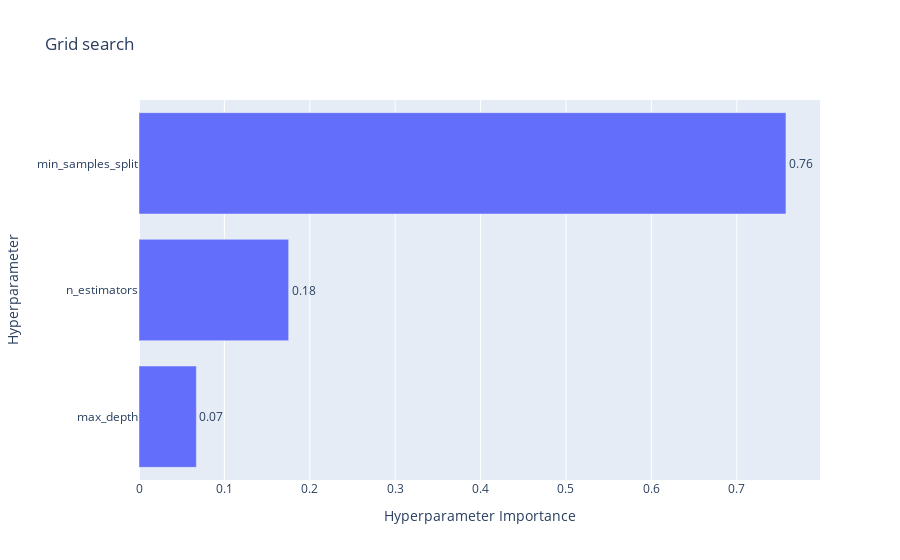
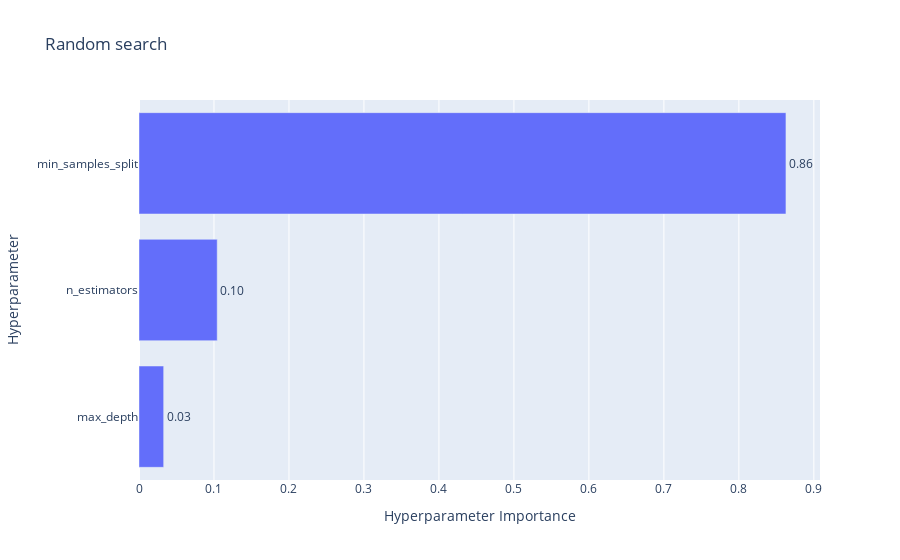
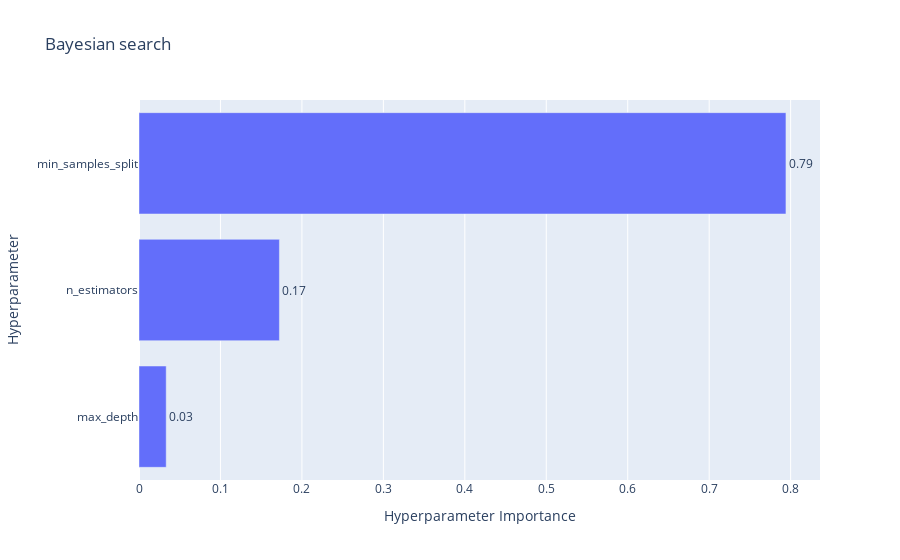

The notebook cell saved with these charts, in order:
### Code cell
def plot_params(studies):
    for name, study in studies.items():
        if name == "Baseline":
            print(f"Baseline Model Accuracy: {study:.4f}")
        else:
            fig = vis.plot_param_importances(study)  # Get the Plotly figure
            fig.update_layout(title_text=f"{name}")
            fig.show()  # Display the figure

plot_params(studies)

### Figure 1 — Plotly figure (JSON) as saved in the notebook; plotly's stock layout.template omitted (floating-point values rounded to 4 significant figures)
{"data": [{"cliponaxis": false, "hovertemplate": ["max_depth (CategoricalDistribution): 0.06717540370331812<extra></extra>", "n_estimators (CategoricalDistribution): 0.1752509858764085<extra></extra>", "min_samples_split (CategoricalDistribution): 0.7575736104202733<extra></extra>"], "name": "Objective Value", "orientation": "h", "text": ["0.07", "0.18", "0.76"], "textposition": "outside", "type": "bar", "x": [0.06718, 0.1753, 0.7576], "y": ["max_depth", "n_estimators", "min_samples_split"]}], "layout": {"title": {"text": "Grid search"}, "xaxis": {"title": {"text": "Hyperparameter Importance"}}, "yaxis": {"title": {"text": "Hyperparameter"}}}}

### Figure 2 — Plotly figure (JSON) as saved in the notebook; plotly's stock layout.template omitted (floating-point values rounded to 4 significant figures)
{"data": [{"cliponaxis": false, "hovertemplate": ["max_depth (CategoricalDistribution): 0.032902988860716485<extra></extra>", "n_estimators (IntDistribution): 0.1043090689854095<extra></extra>", "min_samples_split (IntDistribution): 0.8627879421538741<extra></extra>"], "name": "Objective Value", "orientation": "h", "text": ["0.03", "0.10", "0.86"], "textposition": "outside", "type": "bar", "x": [0.0329, 0.1043, 0.8628], "y": ["max_depth", "n_estimators", "min_samples_split"]}], "layout": {"title": {"text": "Random search"}, "xaxis": {"title": {"text": "Hyperparameter Importance"}}, "yaxis": {"title": {"text": "Hyperparameter"}}}}

### Figure 3 — Plotly figure (JSON) as saved in the notebook; plotly's stock layout.template omitted (floating-point values rounded to 4 significant figures)
{"data": [{"cliponaxis": false, "hovertemplate": ["max_depth (CategoricalDistribution): 0.03337643359711088<extra></extra>", "n_estimators (IntDistribution): 0.17237363129670086<extra></extra>", "min_samples_split (IntDistribution): 0.7942499351061884<extra></extra>"], "name": "Objective Value", "orientation": "h", "text": ["0.03", "0.17", "0.79"], "textposition": "outside", "type": "bar", "x": [0.03338, 0.1724, 0.7942], "y": ["max_depth", "n_estimators", "min_samples_split"]}], "layout": {"title": {"text": "Bayesian search"}, "xaxis": {"title": {"text": "Hyperparameter Importance"}}, "yaxis": {"title": {"text": "Hyperparameter"}}}}
